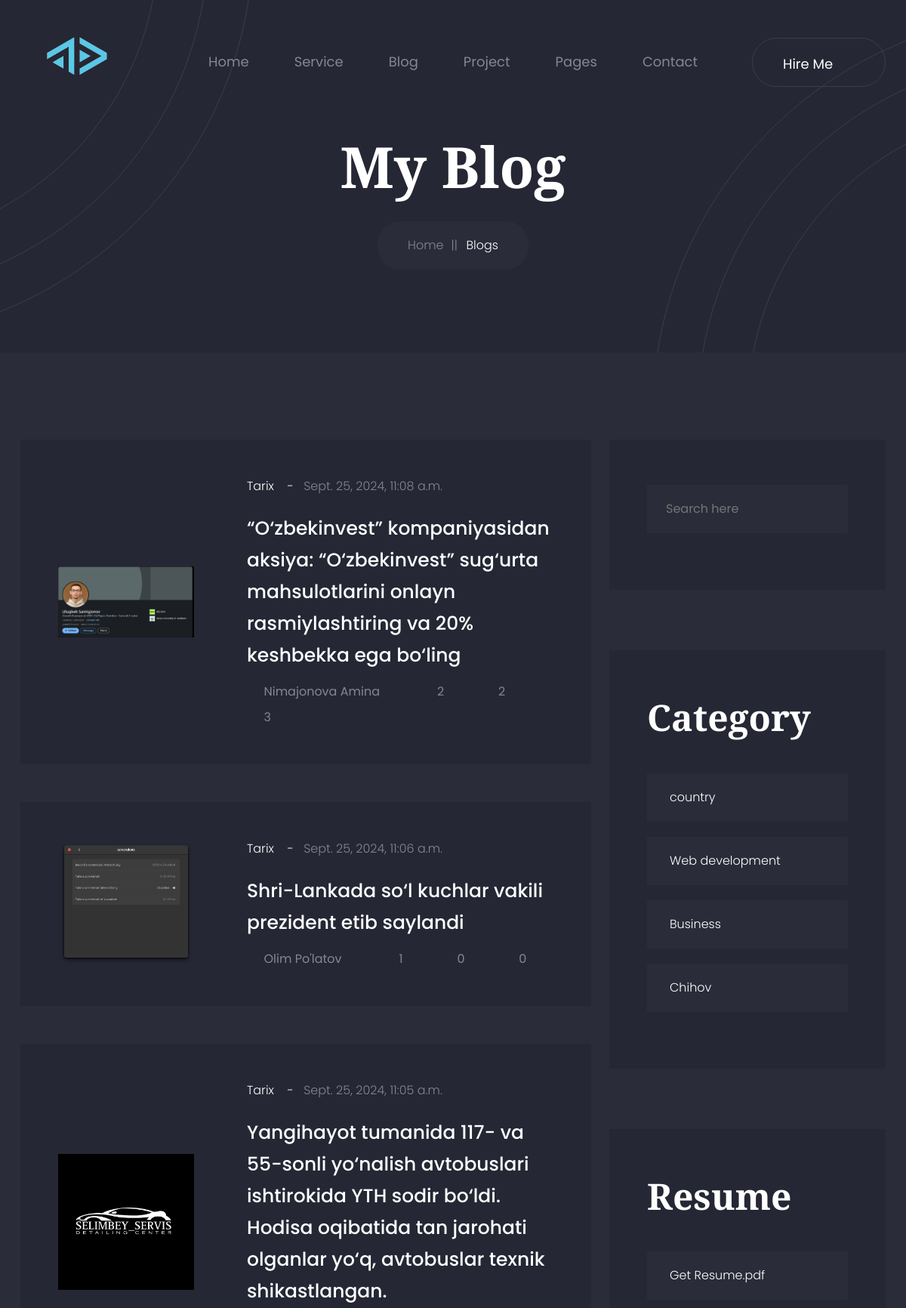
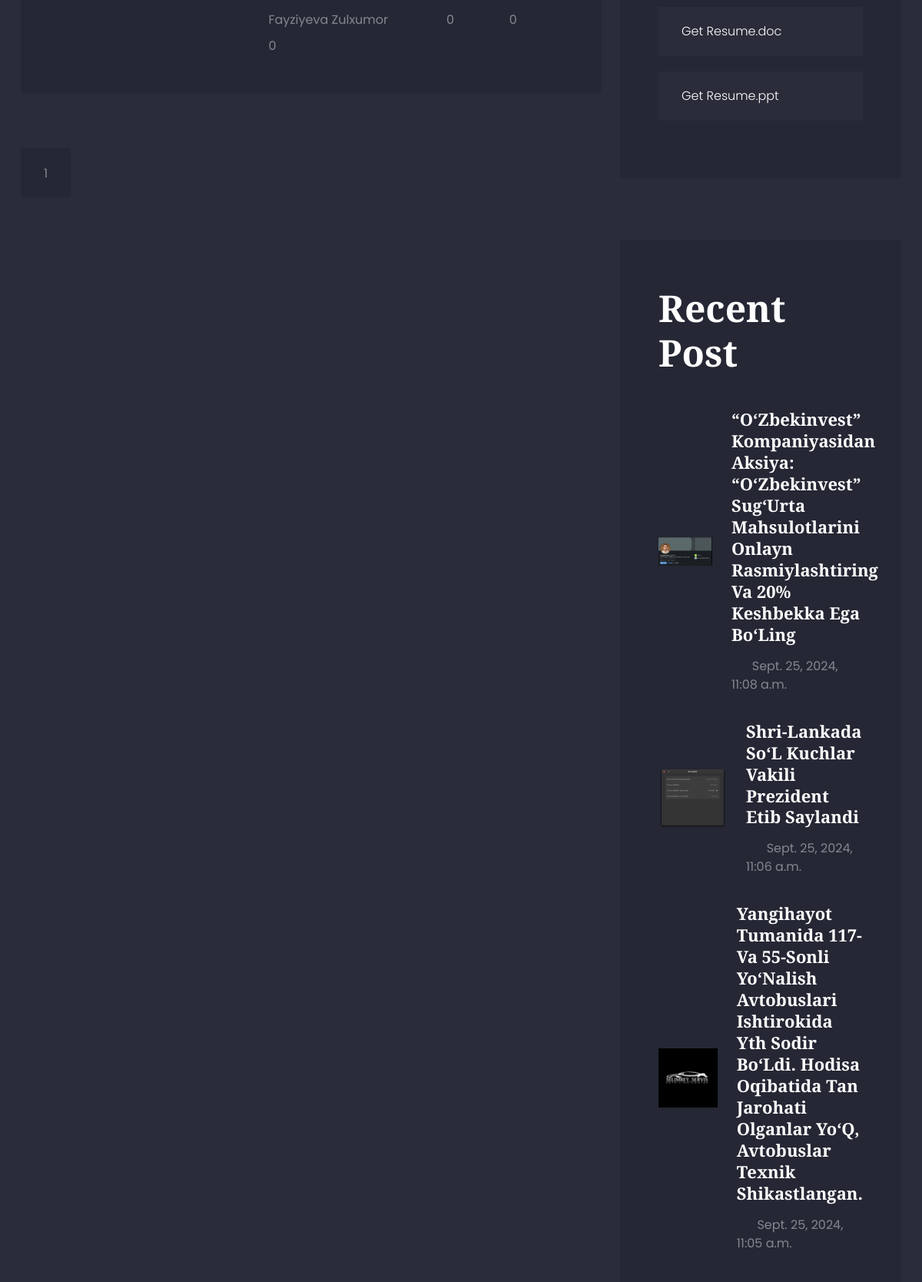
Screenshot of /tarix/posts/ (upper part) with the database file from the repository (2 pictures, top to bottom).
### portfolio/models.py (models this page shows, shortened)
class Category(models.Model):
    name = models.CharField(verbose_name="Category name",max_length=250)
    slug = models.SlugField(max_length=250, unique=True)
    def __str__(self):
        return str(self.name)

class Post(models.Model):
    title = models.CharField(verbose_name="Post title", max_length=550)
    description = models.TextField(verbose_name="Post Haqida")
    author = models.CharField(verbose_name="Post author", default="Admin", max_length=100)
    image = models.ImageField(upload_to='blog_images/')
    tag = models.ManyToManyField(PostTag)
    category = models.ForeignKey(Category, on_delete=models.PROTECT, related_name='posts')
    views = models.PositiveIntegerField(default=0)
    publish_date = models.DateTimeField(verbose_name="Published time", auto_now_add=True)
    published = models.BooleanField(default=True)
    on_top = models.BooleanField(default=False)
    class Meta:
        ordering = ['-publish_date']

### portfolio/views.py (the view)
# urls.py: path('<slug:category_slug>/posts/', category_list, name='category_list'),
def category_list(request,category_slug):
    slug = Category.objects.get(slug=category_slug)
    posts = Post.objects.filter(category=slug)
    categories = Category.objects.exclude(slug__in=[category_slug]).order_by('?')[:4]
    related_posts = Post.objects.filter(category=slug)
    paginator = Paginator(posts,10)
    page_number = request.GET.get('page')
    page_obj =  paginator.get_page(page_number)
    return render(request,'blog-list-sidebar-right.html',context={
        "slug":slug,
        "posts":page_obj,
        "categories":categories,
        "related_posts":related_posts,
        })

### templates/blog-list-sidebar-right.html (shortened to what this page needs)
{%extends 'base.html'%}
{%load static%}
    {%block content%}
    <main class="main-wrapper">
        <div class="breadcrumb-section section-bg overflow-hidden pos-relative">
            <div class="breadcrumb-shape-top-left"></div>
            <div class="breadcrumb-shape-bottom-right"></div>
            <div class="breadcrumb-box">
                <div class="container">
                    <div class="row">
                        <div class="col-12">
                            <div class="breadcrumb-content">
                                <h2 class="title">My Blog</h2>
                                <ul class="breadcrumb-link">
                                    <li><a href="{%url 'home'%}">Home</a></li>
                                    <li class="active" aria-current="page">Blogs</li>
                                </ul>
                            </div>
                        </div>
                    </div>
                </div>
            </div>
        </div>
        <div class="blog-list-section section-mt-165">
            <div class="blog-list-box">
                <div class="container">
                    <div class="row flex-lg-row-reverse flex-column-reverse">
                        <div class="col-xl-4 col-lg-5">
                          <div class="sidebar-widget-area">
                            <div class="sidebar-widget-single-area search-widgets">
                                <form class="search-widgets-box" action="{%url 'search'%}" method="get">
                                    <input type="search" name="query" placeholder="Search here">
                                    <button><i class="icofont-search-1"></i></button>
                                </form>
                            </div>
                            <div class="sidebar-widget-single-area catagory-widgets">
                                <h3 class="title">Category</h3>
                                <ul class="widget-nav-list catagory-item-list">
                                    {%for cat in categories%}
                                    <li><a href="{% url 'category_list' category_slug=cat.slug %}"><span class="text">{{cat.name}}</span><span class="icon"><i class="icofont-double-right"></i></span></a></li>
                                    {%endfor%}
                                </ul>
                            </div>
                            <div class="sidebar-widget-single-area resume-widgets">
                                <h3 class="title">Resume</h3>
                                <ul class="widget-nav-list resume-item-list">
                                    <li><a href="#"><span class="text">Get Resume.pdf</span><span class="icon"><i class="icofont-file-pdf"></i></span></a></li>
                                    <li><a href="#"><span class="text">Get Resume.doc</span><span class="icon"><i class="icofont-file-word"></i></span></a></li>
                                    <li><a href="#"><span class="text">Get Resume.ppt</span><span class="icon"><i class="icofont-file-powerpoint"></i></span></a></li>
                                </ul>
                            </div>
                            <div class="sidebar-widget-single-area recentpost-widget">
                                <h3 class="title">Recent Post</h3>
                                <ul class="recent-blog-item-list">
                                    {%for posts in related_posts%}
                                    <li>
                                        <a href="{%url 'blog-detail' posts.pk %}" class="image">
                                            <img src="{{posts.image.url}}" alt="">
                                        </a>
                                        <div class="content">
                                            <h4 class="title"><a href="{%url 'blog-detail' posts.pk %}">{{posts.title | title}}</a></h4>
                                            <div class="post-meta">
                                                <a href="#" class="date icon-space-right"><i class="icofont-calendar"></i> {{posts.publish_date}}</a>
                                            </div>
                                        </div>
                                    </li>
                                    {%endfor%}
                                </ul>
                            </div>
                          </div>
                        </div>
                        <div class="col-xl-8 col-lg-7">
                            <div class="blog-list">
                                 {%for post in posts%}
                                <div class="blog-list-single-item">
                                    <a href="{%url 'blog-detail' post.pk%}" class="image">
                                        <img src="{{post.image.url}}" alt="">
                                    </a>
                                    <div class="content">
                                        <div class="post-meta-1">
                                            <a href="{% url 'category_list' category_slug=post.category.slug %}" class="catagory">{{post.category}}</a>
                                            <a href="#" class="date">{{post.publish_date}}</a>
                                        </div>
                                        <h4 class="title"><a href="{%url 'blog-detail' post.pk%}">{{post.title}}</a></h4>
                                        <div class="post-meta-2">
                                            <a href="#" class="icon-space-right"><i class="icofont-ui-user"></i>{{post.author | title}}</a>
                                            <a href="{% url 'like_post' request.session.user_id post.pk %}" class="icon-space-right"><i class="icofont-heart"></i> {{ post.likes.all.count }}</a>
                                            <a href="#" class="icon-space-right"><i class="icofont-speech-comments"></i>{{post.comments.all.count}}</a>
                                            <a href="{% url 'like_post' request.session.user_id post.pk %}" class="icon-space-right"><i class="icofont-eye"></i>{{ post.views }}</a>
                                        </div>
                                    </div>
                                </div>
                                {%endfor%}
                            </div>
                            <div class="d-flex justify-content-center justify-content-lg-start">
                                <div class="pagination">
                                    <div class="row">
                                        <div class="col-12">
                                            <ul class="pagination-nav-list">
                                                {% for num in posts.paginator.page_range %}
                                                    {% if posts.number == num %}
                                                        <li class="active"><a href="#">{{ num }}</a></li>
                                                    {% else %}
                                                        <li><a href="?page={{ num }}">{{ num }}</a></li>
                                                    {% endif %}
                                                {% endfor %}
                                            </ul>
                                        </div>
                                    </div>
                                </div>
                            </div>
                        </div>
                    </div>
                </div>
            </div>
        </div>
        <br><br><br>
    </main>
    {%endblock content%}

### rows the page displays
Category: name "country"
Category: name "Web development"
Category: name "Business"
Category: name "Chihov"
Post: image (picture), title "“O‘Zbekinvest” Kompaniyasidan Aksiya: “O‘Zbekinvest” Sug‘Urta Mahsulotlarini Onlayn Rasmiylashtiring Va 20% Keshbekka Ega Bo‘Ling", publish_date "Sept. 25, 2024, 11:08 a.m.", category "Tarix", title "“O‘zbekinvest” kompaniyasidan aksiya: “O‘zbekinvest” sug‘urta mahsulotlarini onlayn rasmiylashtiring va 20% keshbekka ega bo‘ling", author "Nimajonova Amina", likes.all.count "2", comments.all.count "2", views "3"
Post: image (picture), title "Shri-Lankada So‘L Kuchlar Vakili Prezident Etib Saylandi", publish_date "Sept. 25, 2024, 11:06 a.m.", category "Tarix", title "Shri-Lankada so‘l kuchlar vakili prezident etib saylandi", author "Olim Po'latov", likes.all.count "1", comments.all.count "0", views "0"
Post: image (picture), title "Yangihayot Tumanida 117- Va 55-Sonli Yo‘Nalish Avtobuslari Ishtirokida Yth Sodir Bo‘Ldi. Hodisa Oqibatida Tan Jarohati Olganlar Yo‘Q, Avtobuslar Texnik Shikastlangan.", publish_date "Sept. 25, 2024, 11:05 a.m.", category "Tarix", title "Yangihayot tumanida 117- va 55-sonli yo‘nalish avtobuslari ishtirokida YTH sodir bo‘ldi. Hodisa oqibatida tan jarohati olganlar yo‘q, avtobuslar texnik shikastlangan.", author "Fayziyeva Zulxumor", likes.all.count "0", comments.all.count "0", views "0"

### other values shown
{{ num }} "1"
